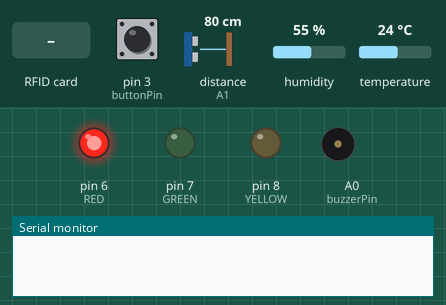
Recording of a sketch running on a simulated Arduino Uno, built with avr-gcc and run on an emulated ATmega328P. On the bench: output pins drawn as LEDs (lit = HIGH), buzzer (waves = sounding), the last lines printed to the serial monitor. Wiring (inferred from the names in the program): ultrasonic range finder: trigger pin 9; echo A1. Dashed ring = blinking. The test bench sets the inputs (shaded band); at power-on: distance to the obstacle (sensor on A1) 80 cm, pin 3 (buttonPin) LOW, humidity 55 %, temperature 24 °C. The echo pulse lasts 58.3 µs per cm; random numbers use the default seed unless the sketch sets one; pins used as bus, display or sensor lines are not drawn.

Above: at 1.2 s.
1.3 s: distance to the obstacle (sensor on A1) set to 23 cm
2.8 s: distance to the obstacle (sensor on A1) set to 18 cm
At 3.2 s:
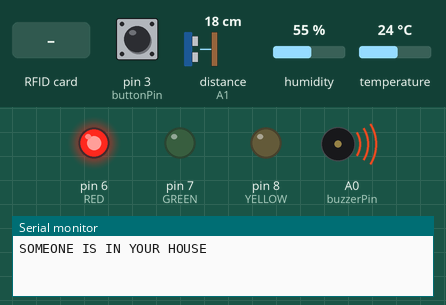
6.3 s: RFID card 5E 7A 19 C4 held to the reader
At 6.8 s:
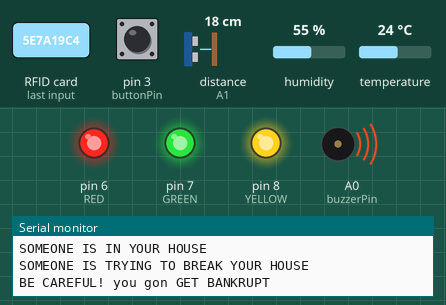
9.8 s: RFID card E3 08 AC 34 held to the reader
At 10.4 s:
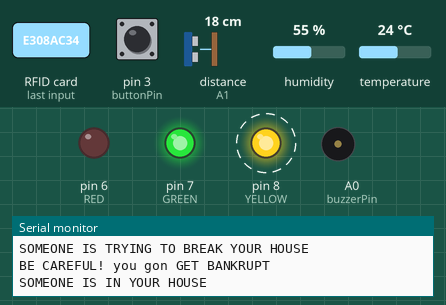
13.3 s: pin 3 (buttonPin) pulled HIGH for 1 s
At 20.1 s:
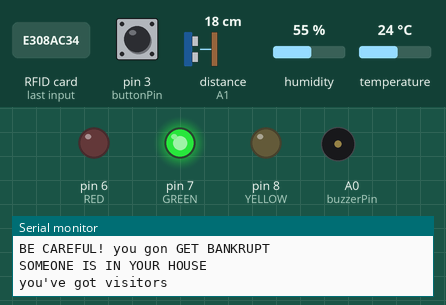
Timing chart, 0 to 22.7 s (numbered marks = the images above; inputs shaded):
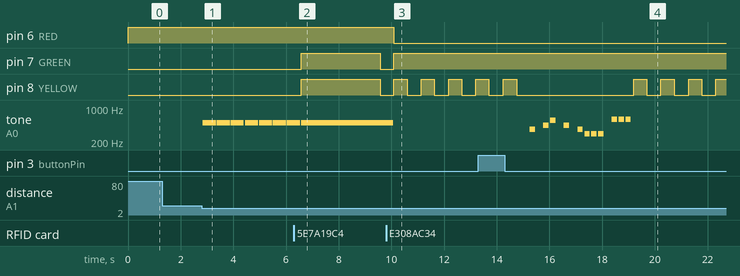

The sketch:

proiect.ino
```cpp
#include "pitches.h"
#include "songs.h"

#include <SPI.h>
#include "DHT.h"
#include <MFRC522.h>


#define SS_PIN 10

#define proximitySensor A1
#define triggerPin 9

int distance;
long duration;

#define buzzerPin A0

#define RED 6
#define GREEN 7
#define YELLOW 8

#define TEMP '1'
#define STATUS '2'

#define buttonPin 3
int buttonState = 0;

#define DHTTYPE DHT11
#define DHTPIN 2
float humidity;
float temperature;

DHT dht(DHTPIN, DHTTYPE);
MFRC522 rfid(SS_PIN, 5);

unsigned char ID[4] = {0xE3, 0x8, 0xAC, 0x34};
char message;
bool isLocked;

void setup() {
  isLocked = true;
  analogReference(DEFAULT); //setarea tensiunii de referinta la tensiunea default

  pinMode(buttonPin, INPUT);
  pinMode(buzzerPin, OUTPUT);

  pinMode(triggerPin, OUTPUT); // Sets the trigPin as an OUTPUT
  pinMode(proximitySensor, INPUT); // Sets the echoPin as an INPUT

  pinMode(RED, OUTPUT);
  pinMode(YELLOW, OUTPUT);
  pinMode(GREEN, OUTPUT);

  digitalWrite(RED, HIGH);

  Serial.begin(9600);

  SPI.begin(); // init SPI bus
  rfid.PCD_Init(); // init MFRC522

  dht.begin();
  digitalWrite(triggerPin, LOW);
  digitalWrite(triggerPin, HIGH);
}

void loop() {
  humidity = dht.readHumidity();
  temperature = dht.readTemperature();
  digitalWrite(triggerPin, LOW);
  delayMicroseconds(2);

  digitalWrite(triggerPin, HIGH);
  delayMicroseconds(10);
  digitalWrite(triggerPin, LOW);

  duration = pulseIn(proximitySensor, HIGH);
  distance = duration * 0.034 / 2;


  buttonState = digitalRead(buttonPin);

  if (rfid.PICC_IsNewCardPresent()){
    if (rfid.PICC_ReadCardSerial()){
      MFRC522::PICC_Type piccType = rfid.PICC_GetType(rfid.uid.sak);

      bool ok = 1;
      for (int i = 0; i < rfid.uid.size; i++) {
        if(rfid.uid.uidByte[i] != ID[i]){
          ok = 0;

          Serial.println("SOMEONE IS TRYING TO BREAK YOUR HOUSE");
          Serial.println("BE CAREFUL! you gon GET BANKRUPT");

          for(int i = 0; i <= 5; i++){
            digitalWrite(YELLOW, HIGH);
            digitalWrite(GREEN, HIGH);
            digitalWrite(RED, HIGH);
            alarm();
            delay(500);
            noTone(buzzerPin);
            digitalWrite(YELLOW, LOW);
            digitalWrite(GREEN, LOW);
            digitalWrite(RED,LOW);
          }
          break;
        }

      }

      if(ok == 1){
        isLocked = !isLocked;
      }

      if(isLocked){
          digitalWrite(RED, HIGH);
          digitalWrite(GREEN, LOW);
      }else{
          digitalWrite(RED, LOW);
          digitalWrite(GREEN, HIGH);
      }
      rfid.PICC_HaltA(); // halt PICC
      rfid.PCD_StopCrypto1(); // stop encryption on PCD
    }
  }

  if(!isLocked && distance < 20){
    digitalWrite(YELLOW, HIGH);   // turn the LED on (HIGH is the voltage level)
    delay(500);                       // wait for a second
    digitalWrite(YELLOW, LOW);    // turn the LED off by making the voltage LOW
    delay(500);                       // wait for a second
  }else if( isLocked && distance < 20){
    Serial.println("SOMEONE IS IN YOUR HOUSE");
    alarm();
    delay(500);
    noTone(buzzerPin);
  }

  if(Serial.available()){
    message = Serial.read();
    Serial.println(message);
    if(message == TEMP){
      Serial.print("current temp: ");
      Serial.print(temperature);
      Serial.print("; humidity: ");
      Serial.println(humidity);
    }
    if(message == STATUS){
       if(isLocked){
          Serial.println("current status: locked");
      }else{
          Serial.println("current status: unlocked");
      }
    }
  }

  if (buttonState == HIGH){
    Serial.println("you've got visitors");
    doorbell();

  }


}

/*
float readTempInCelsius(int count, int pin) {
  // citeste temperatura de count ori de pe pinul analogic pin
  float sumTemp = 0;
  for (int i =0; i < count; i++) {
    int reading = analogRead(pin);
    float voltage = reading * resolutionADC;
    float tempCelsius = (voltage - 0.5) / resolutionSensor ;
    // scade deplasament, converteste in grade C
    sumTemp = sumTemp + tempCelsius; // suma temperaturilor
  }
  return sumTemp / (float)count; // media returnata
}
*/

void doorbell(){
    int song_choice = random(5);

    switch (song_choice) {
      case 0:
        play_song(haircutLength,haircut,haircutDurations,haircutTempo);
        break;
      case 1:
        play_song(marioLength,mario,marioDurations,marioTempo);
        break;
      case 2:
        play_song(miiLength,mii,miiDurations,miiTempo);
        break;
      case 3:
        play_song(hpLength,hp,hpDurations,hpTempo);
        break;
      case 4:
        play_song(takeonmeLength,takeonme,takeonmeDurations,takeonmeTempo);
        break;
      default:
        play_song(miiLength,mii,miiDurations,miiTempo);
        break;
    }
}

void play_song(int num_notes, int melody[], int noteDurations[], int tempo) {

  for (int i = 0; i < num_notes; i++) {
    int duration = 0;

    if (noteDurations[i] > 0) {
      duration = tempo / noteDurations[i];
    }
    else if (noteDurations[i] < 0) {
      duration = tempo / abs(noteDurations[i]) * 1.5;
    }
    tone(buzzerPin, melody[i], duration);
    int pauseBetweenNotes = duration * 1.30;
    delay(pauseBetweenNotes);
    noTone(buzzerPin);
  }
}

void alarm(){
    tone(buzzerPin,2200);
    tone(buzzerPin,1000);
    tone(buzzerPin,500);
    tone(buzzerPin,200);
    tone(buzzerPin,500);
}
```

pitches.h
```cpp
#define REST      0
#define NOTE_B0  31
#define NOTE_C1  33
#define NOTE_CS1 35
#define NOTE_D1  37
#define NOTE_DS1 39
#define NOTE_E1  41
#define NOTE_F1  44
#define NOTE_FS1 46
#define NOTE_G1  49
#define NOTE_GS1 52
#define NOTE_A1  55
#define NOTE_AS1 58
#define NOTE_B1  62
#define NOTE_C2  65
#define NOTE_CS2 69
#define NOTE_D2  73
#define NOTE_DS2 78
#define NOTE_E2  82
#define NOTE_F2  87
#define NOTE_FS2 93
#define NOTE_G2  98
#define NOTE_GS2 104
#define NOTE_A2  110
#define NOTE_AS2 117
#define NOTE_B2  123
#define NOTE_C3  131
#define NOTE_CS3 139
#define NOTE_D3  147
#define NOTE_DS3 156
#define NOTE_E3  165
#define NOTE_F3  175
#define NOTE_FS3 185
#define NOTE_G3  196
#define NOTE_GS3 208
#define NOTE_A3  220
#define NOTE_AS3 233
#define NOTE_B3  247
#define NOTE_C4  262
#define NOTE_CS4 277
#define NOTE_D4  294
#define NOTE_DS4 311
#define NOTE_E4  330
#define NOTE_F4  349
#define NOTE_FS4 370
#define NOTE_G4  392
#define NOTE_GS4 415
#define NOTE_A4  440
#define NOTE_AS4 466
#define NOTE_B4  494
#define NOTE_C5  523
#define NOTE_CS5 554
#define NOTE_D5  587
#define NOTE_DS5 622
#define NOTE_E5  659
#define NOTE_F5  698
#define NOTE_FS5 740
#define NOTE_G5  784
#define NOTE_GS5 831
#define NOTE_A5  880
#define NOTE_AS5 932
#define NOTE_B5  988
#define NOTE_C6  1047
#define NOTE_CS6 1109
#define NOTE_D6  1175
#define NOTE_DS6 1245
#define NOTE_E6  1319
#define NOTE_F6  1397
#define NOTE_FS6 1480
#define NOTE_G6  1568
#define NOTE_GS6 1661
#define NOTE_A6  1760
#define NOTE_AS6 1865
#define NOTE_B6  1976
#define NOTE_C7  2093
#define NOTE_CS7 2217
#define NOTE_D7  2349
#define NOTE_DS7 2489
#define NOTE_E7  2637
#define NOTE_F7  2794
#define NOTE_FS7 2960
#define NOTE_G7  3136
#define NOTE_GS7 3322
#define NOTE_A7  3520
#define NOTE_AS7 3729
#define NOTE_B7  3951
#define NOTE_C8  4186
#define NOTE_CS8 4435
#define NOTE_D8  4699
#define NOTE_DS8 4978
```

songs.h
```cpp
/*

 * Song definitions - 4 variables per song
 * 1st array defines notes in melody
 * 2nd array defines duration of notes
   * Note durations:
   * 4 = quarter note, 8 = eighth note, etc.
 * Int length of song i.e. number of notes
 * Int tempo multiplier

*/

/* shave and a haircut */
int haircut[] = {
  NOTE_C4, NOTE_G3, NOTE_G3, NOTE_A3, NOTE_G3, REST, NOTE_B3, NOTE_C4
};
int haircutDurations[] = {
  4, 8, 8, 4, 4, 4, 4, 4
};
int haircutLength = 8;
int haircutTempo = 1000;

/* mario theme */
int mario[] = {
  NOTE_E4, NOTE_E4, REST, NOTE_E4, REST, NOTE_C4, NOTE_E4, REST, NOTE_G4, REST, NOTE_G3
};
int marioDurations[] = {
  8, 8, 8, 8, 8, 8, 8, 8, 8, 3, 8
};
int marioLength = 11;
int marioTempo = 1000;

/* mii theme */
int mii[] = {
  NOTE_FS4, REST, NOTE_A4, NOTE_CS5, REST, NOTE_A4, REST, NOTE_FS4,
  NOTE_D4, NOTE_D4, NOTE_D4, REST, NOTE_D5, NOTE_D5, NOTE_D5
};
int miiDurations[] = {
  8, 8, 8, 8, 8, 8, 8, 8, 8, 8, 8, 8, 8, 8, 8
};
int miiLength = 15;
int miiTempo = 1600;

/* harry potter */
int hp[] = {
  NOTE_D4, NOTE_G4, NOTE_AS4, NOTE_A4, NOTE_G4, NOTE_D5, NOTE_C5,
  NOTE_A4, NOTE_G4, NOTE_AS4, NOTE_A4, NOTE_F4, NOTE_GS4, NOTE_D4
};
int hpDurations[] = {
  4, -4, 8, 4, 2, 4, -2, -2, -4, 8, 4, 2, 4, 1
};
int hpLength = 14;
int hpTempo = 1050;

/* take on me */
int takeonme[] = {
  NOTE_FS5, NOTE_FS5, NOTE_D5, NOTE_B4, REST, NOTE_B4, REST, NOTE_E5,
  REST, NOTE_E5, REST, NOTE_E5, NOTE_GS5, NOTE_GS5, NOTE_A5, NOTE_B5,
  NOTE_A5, NOTE_A5, NOTE_A5, NOTE_E5, REST, NOTE_D5, REST, NOTE_FS5,
  REST, NOTE_FS5, REST, NOTE_FS5, NOTE_E5, NOTE_E5, NOTE_FS5, NOTE_E5
};
int takeonmeDurations[] = {
  8, 8, 8, 8, 8, 8, 8, 8, 8, 8, 8, 8, 8, 8, 8, 8,
  8, 8, 8, 8, 8, 8, 8, 8, 8, 8, 8, 8, 8, 8, 8, 8
};
int takeonmeLength = 32;
int takeonmeTempo = 1200;
```

Measured:
- the behaviour switches between 21 and 20 cm on distance to the obstacle (sensor on A1) (found by bisection; images 0 and 1)
- after the input at 1.3 s, every drawn part: stays the same
- after the input at 2.8 s, tone on A0 (buzzerPin): alternates 500 Hz for 0.50 s and silent for 0.03 s, starting after 0.05 s
- after the input at 6.3 s, pin 7 (GREEN), pin 8 (YELLOW): LOW → HIGH after 0.27 s, → LOW 3.0 s later
- after the input at 9.8 s, pin 6 (RED): HIGH → LOW after 0.30 s; pin 7 (GREEN): LOW → HIGH after 0.30 s; pin 8 (YELLOW): alternates HIGH for 0.50 s and LOW for 0.53 s, starting after 0.30 s
- after the input at 13.3 s, tone on A0 (buzzerPin): plays 370 Hz for 0.20 s, 440 Hz for 0.20 s, 554 Hz for 0.20 s, 440 Hz for 0.20 s, 370 Hz for 0.20 s, 294 Hz for 0.20 s … (11 notes in this stretch), starting after 1.9 s
